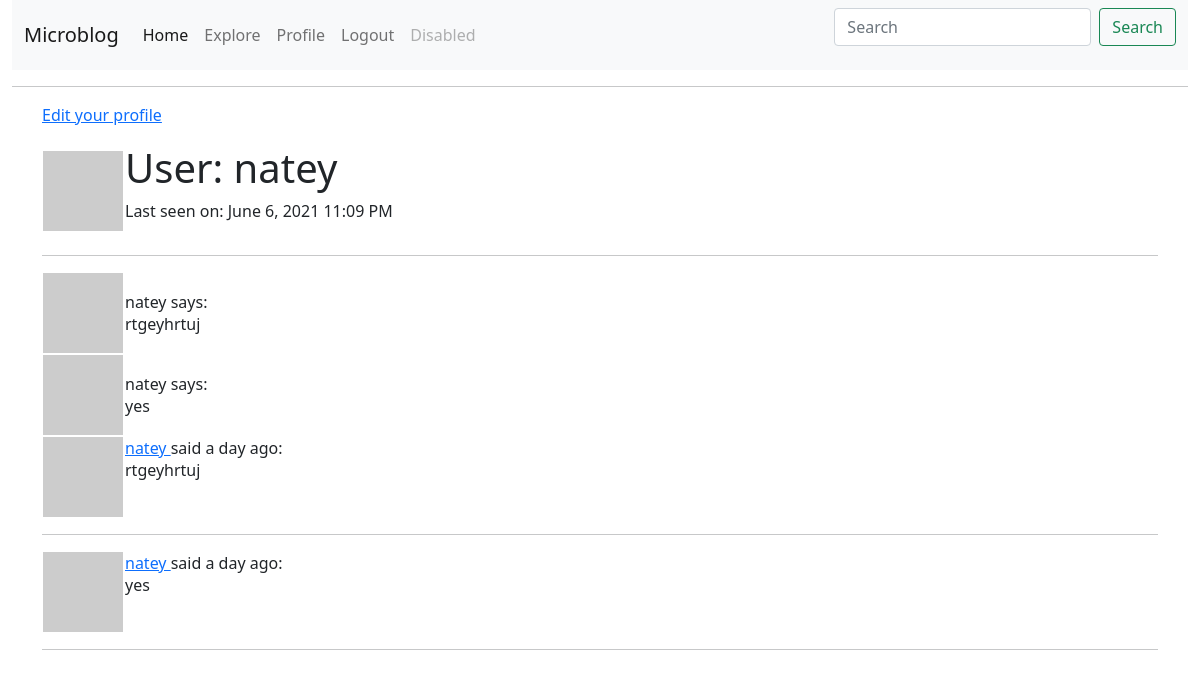
/user/natey/ (signed in), run on an earlier commit of the app's database.
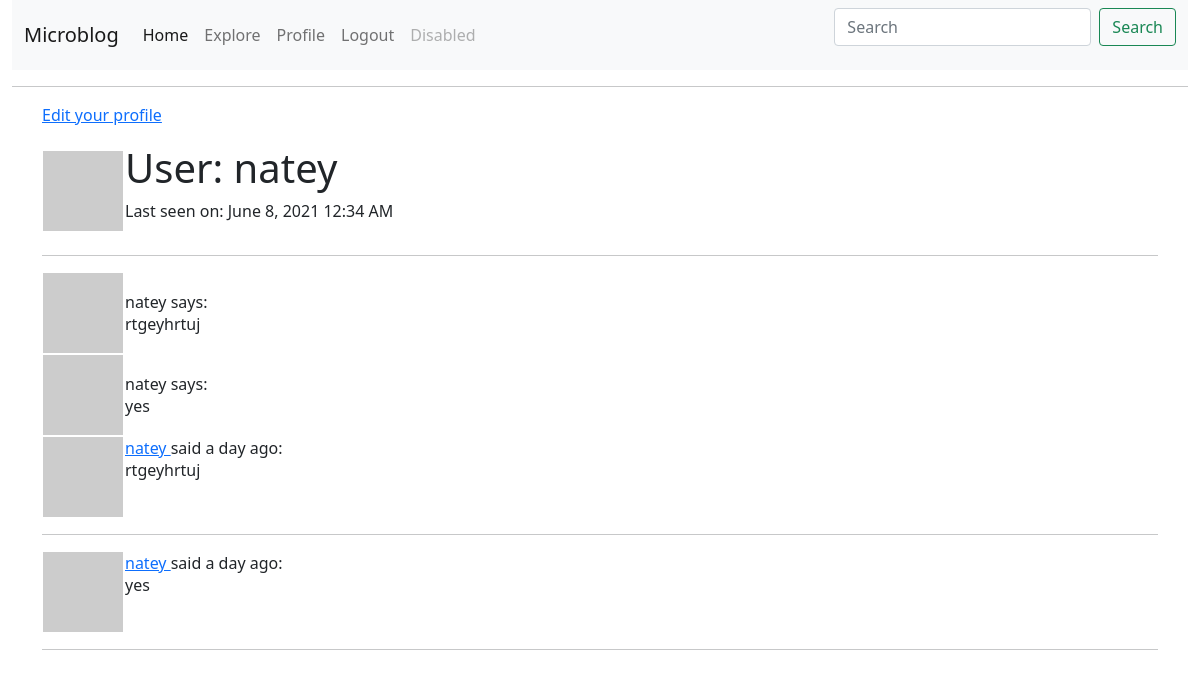
And on a later commit of the database.
### app/models.py (models this page shows, shortened)
class User(UserMixin, db.Model):
    id = db.Column(db.Integer, primary_key=True)
    username = db.Column(db.String(64), index=True, unique=True)
    email = db.Column(db.String(120), index=True, unique=True)
    password_hash = db.Column(db.String(128))
    tasks = db.relationship('Task', backref='author', lazy='dynamic')
    about_me = db.Column(db.String(140))
    last_seen = db.Column(db.DateTime, default=datetime.utcnow)
    followed = db.relationship(
        'User', secondary=followers,
        primaryjoin=(followers.c.follower_id == id),
        secondaryjoin=(followers.c.followed_id == id),
        backref=db.backref('followers', lazy='dynamic'), lazy='dynamic')
    def avatar(self, size):
        digest = md5(self.email.lower().encode('utf-8')).hexdigest()
        return 'https://www.gravatar.com/avatar/{}?d=identicon&s={}'.format(
            digest, size
        )

class Task(db.Model):
    id = db.Column(db.Integer, primary_key=True)
    body = db.Column(db.String(140))
    timestamp = db.Column(db.DateTime, index=True, default=datetime.utcnow)
    user_id = db.Column(db.Integer, db.ForeignKey('user.id'))

### app/routes.py (the view)
@app.route('/user/<username>/')
@login_required
def user(username):
    user = User.query.filter_by(username=username).first_or_404()
    page = request.args.get('page', 1, type=int)
    tasks = user.tasks.order_by(Task.timestamp.desc()).paginate(
        page, app.config['POSTS_PER_PAGE'], False)
    next_url = url_for('user', username=user.username, page=tasks.next_num) \
        if tasks.has_next else None
    prev_url = url_for('user', username=user.username, page=tasks.prev_num) \
        if tasks.has_prev else None
    return render_template('user.html', user=user, tasks=tasks.items,
                           next_url=next_url, prev_url=prev_url)

### app/models.py (called while the page is built)
@login.user_loader
def load_user(id):
    return User.query.get(int(id))

### app/routes.py (called while the page is built)
@app.before_request
def before_request():
    if current_user.is_authenticated:
        current_user.last_seen = datetime.utcnow()
        db.session.commit()

### app/templates/user.html (shortened to what this page needs)
{% extends "base.html" %}
{% block app_content  %}
    <table>
        <tr>
            <td><img src="{{ user.avatar(128) }}"></td>
            <td>
                <h1>User: {{ user.username }}</h1>
                {% if user.last_seen %}
                <p>Last seen on: {{ moment(user.last_seen).format('LLL') }}</p>
                {% endif %}
            </td>
            {% if user == current_user %}
                <p><a href="{{ url_for('edit_profile') }}">Edit your profile</a></p>
                   {% elif not current_user.is_following(user) %}
                <p><a href="{{ url_for('follow', username=user.username) }}">Follow</a></p>
            {% else %}
            <p><a href="{{ url_for('unfollow', username=user.username) }}">Unfollow</a></p>
            {% endif %}
        </tr>
    </table>
    <hr>
    {% for task in tasks %}
    <table>
        <tr vertical-align="top">
            <td><img src="{{ task.author.avatar(36) }}"></td>
            <td>{{ task.author.username }} says:<br>{{ task.body }}</td>
        </tr>
    </table>
    {% endfor %}
    {% for task in tasks %}
        {% include '_post.html' %}
    {% endfor %}
{% endblock %}

### app/templates/base.html (shortened to what this page needs)
<link href="https://cdn.jsdelivr.net/npm/bootstrap@5.0.1/dist/css/bootstrap.min.css" rel="stylesheet">
<body class="container-fluid">
{% block navbar %}
    <nav class="navbar navbar-expand-lg navbar-light bg-light">
        <div class="container-fluid">
            <a class="navbar-brand" href="{{ url_for('index') }}">Microblog</a>
            <div class="collapse navbar-collapse" id="navbarSupportedContent">
                <ul class="navbar-nav me-auto mb-2 mb-lg-0">
                    <li class="nav-item">
                        <a class="nav-link active" aria-current="page" href="{{ url_for('index') }}">Home</a>
                    </li>
                    <li class="nav-item">
                        <a class="nav-link" href="{{ url_for('explore') }}">Explore</a>
                    </li>
                    {% if current_user.is_anonymous %}
                        <li class="nav-item">
                            <a href="{{ url_for('login') }}">Login</a>
                        </li>
                    {% else %}
                        <li class="nav-item">
                            <a class="nav-link" href="{{ url_for('user', username=current_user.username) }}">Profile</a>
                        </li>
                        <li class="nav-item">
                            <a class="nav-link" href="{{ url_for('logout') }}">Logout</a>
                        </li>
                    {% endif %}
                    <li class="nav-item">
                        <a class="nav-link disabled" href="#" tabindex="-1" aria-disabled="true">Disabled</a>
                    </li>
                </ul>
                <form class="d-flex">
                    <input class="form-control me-2" type="search" placeholder="Search" aria-label="Search">
                    <button class="btn btn-outline-success" type="submit">Search</button>
                </form>
            </div>
        </div>
    </nav>
{% endblock %}
        <hr>
    {% block content %}
        <div class="container">
            {% block app_content  %}{% endblock %}
        </div>
    {% endblock %}
        {% block scripts %}
            <link href="https://cdn.jsdelivr.net/npm/bootstrap@5.0.1/dist/css/bootstrap.min.css" rel="stylesheet">
        {% endblock %}
</body>

### app/templates/_post.html
{% block app_content %}
     <table>
        <tr valign="top">
            <td width="70px">
                 <a href="{{ url_for('user', username=task.author.username) }}">
                    <img src="{{ task.author.avatar(70) }}" />
                </a>
            <td>
                <a href="{{ url_for('user', username=task.author.username) }}">
                    {{ task.author.username }}
                </a>
                said {{ moment(task.timestamp).fromNow() }}:
            <br>
            {{ task.body }}
            </td>
        </tr>
    </table>
    <hr>
{% endblock %}

What changed in the data, as far as the page shows it:
changed User "natey": last_seen "June 6, 2021 11:09 PM" → "June 8, 2021 12:34 AM"
